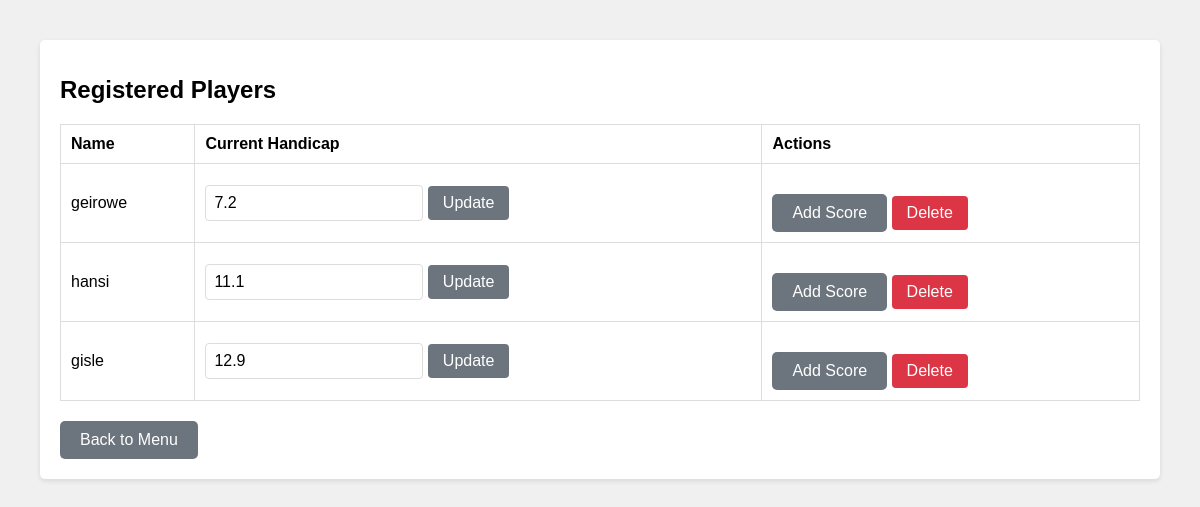
Before: /players with the older database file.
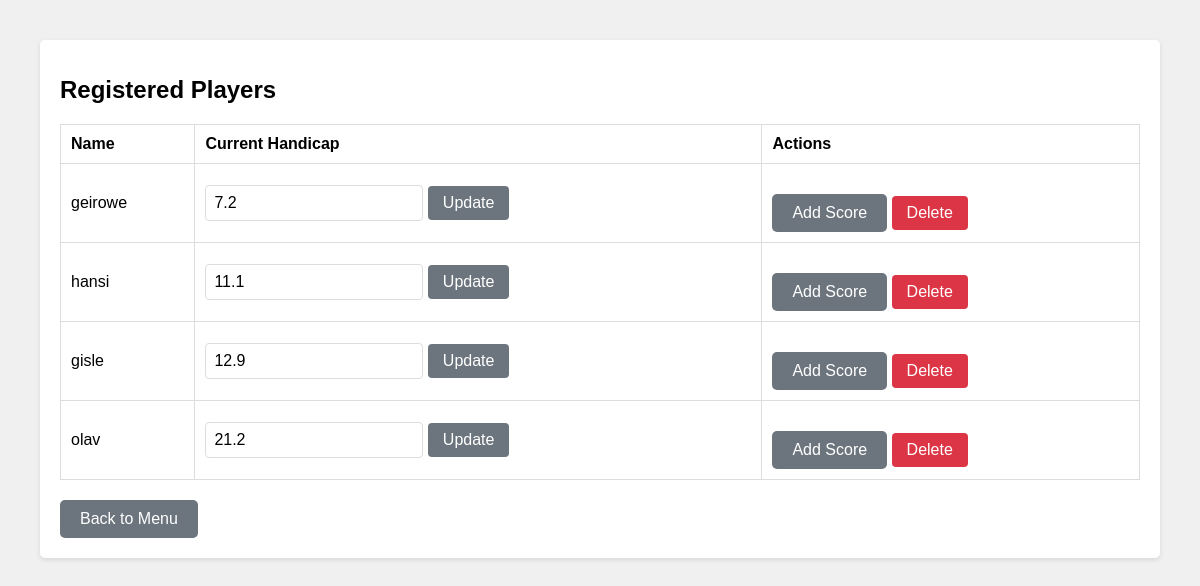
After: the same page with the newer database file.
### models.py (models this page shows, shortened)
class Player(db.Model):
    id = db.Column(db.Integer, primary_key=True)
    name = db.Column(db.String(80), unique=True, nullable=False)
    handicap = db.Column(db.Float, nullable=False, default=0)
    scores = db.relationship("Score", backref="player", lazy=True)

### app.py (the view)
@app.route("/players", methods=["GET"])
def list_players():
    players = Player.query.all()
    return render_template("list_players.html", players=players)

### templates/list_players.html (shortened to what this page needs)
{% extends "base.html" %}
{% block content %}
    <h1>Registered Players</h1>
    {% if players %}
    <table class="player-table">
        <thead>
            <tr>
                <th>Name</th>
                <th>Current Handicap</th>
                <th>Actions</th>
            </tr>
        </thead>
        <tbody>
            {% for player in players %}
            <tr>
                <td>{{ player.name }}</td>
                <td>
                    <form method="POST" action="{{ url_for('update_handicap', player_id=player.id) }}" class="handicap-form">
                        <input type="number" name="handicap" value="{{ player.handicap }}" step="0.1">
                        <button type="submit" class="btn-update">Update</button>
                    </form>
                </td>
                <td>
                    <a href="{{ url_for('add_score', player_id=player.id) }}" class="button">Add Score</a>
                    <form method="POST" action="{{ url_for('delete_player', player_id=player.id) }}" class="delete-form" onsubmit="return confirm('Are you sure you want to delete this player?');">
                        <button type="submit" class="btn-delete">Delete</button>
                    </form>
                </td>
            </tr>
            {% endfor %}
        </tbody>
    </table>
    {% else %}
    <p>No players registered yet.</p>
    {% endif %}
    <a href="{{ url_for('home') }}" class="button">Back to Menu</a>
{% endblock %}

Changed rows visible on the page:
added Player: name "olav", handicap "21.2"
